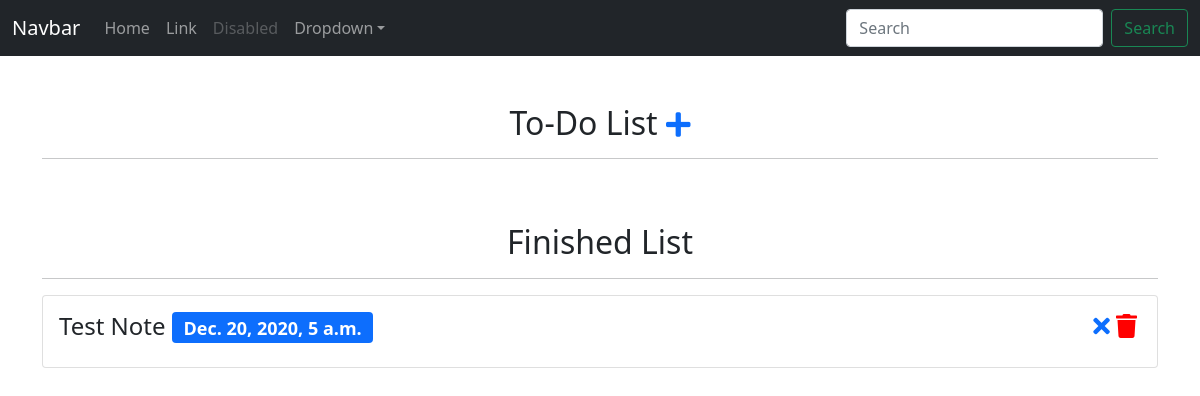
Before: / with the older database file.
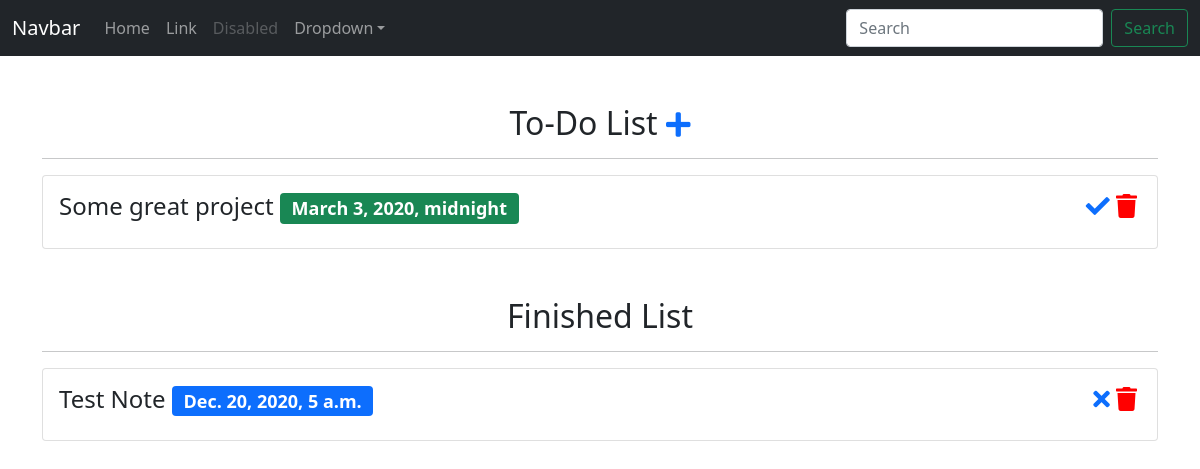
After: the same page with the newer database file.
### notes/models.py (models this page shows, shortened)
class Note(models.Model):
    title = models.CharField(max_length=100)
    due_date = models.DateTimeField()
    label = models.CharField(choices=LABEL_CHOICES, max_length=2)
    finished = models.BooleanField(default=False)
    def get_finish_item_url(self):
        return reverse("finish-note-item", kwargs={
            'id': self.id
        })
    def get_recover_item_url(self):
        return reverse("recover-note-item", kwargs={
            'id': self.id
        })
    def get_delete_item_url(self):
        return reverse("delete-note-item", kwargs={
            'id': self.id
        })

### notes/views.py (the view)
# urls.py: path('', note_list_view, name='note-list'),
def note_list_view(request):
    form = NoteModelForm()
    if request.method == "POST":
        form = NoteModelForm(request.POST)
        if form.is_valid():
            form.save()
            return redirect('note-list')
    to_do_list = Note.objects.filter(finished=False)
    finished_list = Note.objects.filter(finished=True)
    context = {
        'to_do_list': to_do_list,
        'finished_list': finished_list,
        'form': form
    }
    return render(request, "note_list.html", context)

### notes/forms.py
class NoteModelForm(forms.ModelForm):
    class Meta:
        model = Note
        fields = ('title', 'due_date', 'label')

### templates/note_list.html (shortened to what this page needs)
{% extends "base.html" %}
{% block content %}
    <div class="text-center mt-5">
      <h2>To-Do List
        <a data-bs-toggle="collapse" href="#collapseExample" role="button" aria-expanded="false" aria-controls="collapseExample">
          <i class="fas fa-plus fa-sm"></i>
        </a>
      </h2>
    </div>
    <hr />
    <div class="row">
      {% for note in to_do_list %}
      <div class="col-12">
        {% include "note_snippet.html" with note_snippet_var=note type="DELETE" %}
      </div>
      {% endfor %}
    </div>
    <div class="text-center mt-5">
      <h2>Finished List</h2>
    </div>
    <hr />
    <div class="row">
      {% for note in finished_list %}
      <div class="col-12">
        {% include "note_snippet.html" with note_snippet_var=note type="ADD" %}
      </div>
      {% endfor %}
    </div>
{% endblock %}

### templates/base.html (shortened to what this page needs)
<!doctype html>
<html lang="en">
  <head>
    <link href="https://cdn.jsdelivr.net/npm/bootstrap@5.0.0-beta1/dist/css/bootstrap.min.css" rel="stylesheet">
<link rel="stylesheet" href="https://use.fontawesome.com/releases/v5.8.2/css/all.css">
  </head>
  <body>
<nav class="navbar navbar-expand-md navbar-dark bg-dark">
  <div class="container-fluid">
    <a class="navbar-brand" href="#">Navbar</a>
    <div class="collapse navbar-collapse" id="navbarsExampleDefault">
      <ul class="navbar-nav me-auto mb-2 mb-md-0">
        <li class="nav-item active">
          <a class="nav-link" aria-current="page" href="#">Home</a>
        </li>
        <li class="nav-item">
          <a class="nav-link" href="#">Link</a>
        </li>
        <li class="nav-item">
          <a class="nav-link disabled" href="#" tabindex="-1" aria-disabled="true">Disabled</a>
        </li>
        <li class="nav-item dropdown">
          <a class="nav-link dropdown-toggle" href="#" id="dropdown01" data-bs-toggle="dropdown" aria-expanded="false">Dropdown</a>
        </li>
      </ul>
      <form class="d-flex">
        <input class="form-control me-2" type="search" placeholder="Search" aria-label="Search">
        <button class="btn btn-outline-success" type="submit">Search</button>
      </form>
    </div>
  </div>
</nav>
<main class="container">
  {% block content %}
  {% endblock content %}
</main>
  </body>
</html>

### templates/note_snippet.html (shortened to what this page needs)
<div class="card">
  <div class="card-body">
    <h4>
      {{ note_snippet_var.title }}
      <span class="badge bg-{{ note.get_label_display }}">
      {{ note_snippet_var.due_date }}
      </span>
      <span class="icons">
        {% if type == "DELETE" %}
          <a href="{{ note_snippet_var.get_finish_item_url }}"><i class="fas fa-check"></i></a>
        {% else %}
          <a href="{{ note_snippet_var.get_recover_item_url }}"><i class="fas fa-times"></i></a>
        {% endif %}
        <a href="{{ note_snippet_var.get_delete_item_url }}"><i class="fas fa-trash" style="color: red"></i></a>
      </span>
    </h4>
  </div>
</div>

### templates/note_snippet.html (style rules this page uses)
h4 { position: relative; }
.icons { position: absolute; right: 4px; }

Changed rows visible on the page:
added Note: title "Some great project", due_date "March 3, 2020, midnight", shown under "To-Do List"
